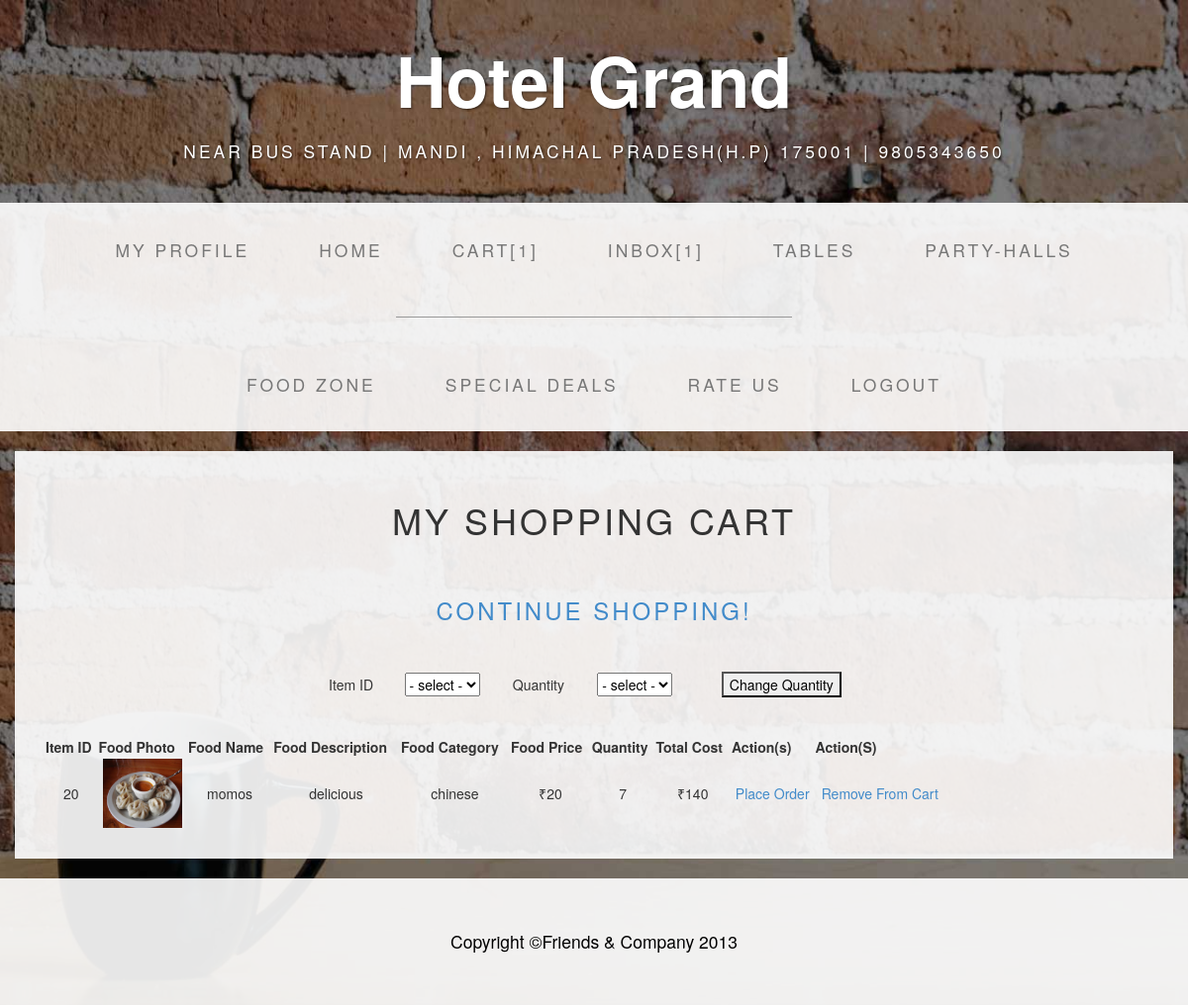
Screenshot of /canteen/cart.php (signed in) with the database file from the repository.
### tables this page shows
CREATE TABLE IF NOT EXISTS `food_details` (
  `food_id` int(15) NOT NULL AUTO_INCREMENT,
  `food_name` varchar(45) NOT NULL,
  `food_description` text NOT NULL,
  `food_price` float NOT NULL,
  `food_photo` varchar(45) NOT NULL,
  `food_category` int(15) NOT NULL,
  PRIMARY KEY (`food_id`)
);

CREATE TABLE IF NOT EXISTS `cart_details` (
  `cart_id` int(15) NOT NULL AUTO_INCREMENT,
  `member_id` int(15) NOT NULL,
  `food_id` int(15) NOT NULL,
  `quantity_id` int(15) NOT NULL,
  `total` float NOT NULL,
  `flag` int(1) NOT NULL,
  PRIMARY KEY (`cart_id`)
);

CREATE TABLE IF NOT EXISTS `categories` (
  `category_id` int(15) NOT NULL AUTO_INCREMENT,
  `category_name` varchar(45) NOT NULL,
  PRIMARY KEY (`category_id`)
);

CREATE TABLE IF NOT EXISTS `currencies` (
  `currency_id` int(5) NOT NULL AUTO_INCREMENT,
  `currency_symbol` varchar(15) NOT NULL,
  `flag` int(1) NOT NULL,
  PRIMARY KEY (`currency_id`)
);

CREATE TABLE IF NOT EXISTS `quantities` (
  `quantity_id` int(5) NOT NULL AUTO_INCREMENT,
  `quantity_value` int(5) NOT NULL,
  PRIMARY KEY (`quantity_id`)
);

### canteen/cart.php (the view, shortened to what this page needs)
<?php
$flag_0 = 0;
$member_id = $_SESSION['SESS_MEMBER_ID'];
$result=mysql_query("SELECT food_name,food_description,food_price,food_photo,cart_id,quantity_value,total,flag,category_name FROM food_details,cart_details,categories,quantities WHERE cart_details.member_id='$member_id' AND cart_details.flag='$flag_0' AND cart_details.food_id=food_details.food_id AND food_details.food_category=categories.category_id AND cart_details.quantity_id=quantities.quantity_id")
or die("A problem has occured ... \n" . "Our team is working on it at the moment ... \n" . "Please check back after few hours.");
?>
<?php
    $quantities=mysql_query("SELECT * FROM quantities")
    or die("Something is wrong ... \n" . mysql_error());
?>
<?php
    $flag_1 = 1;
    $currencies=mysql_query("SELECT * FROM currencies WHERE flag='$flag_1'")
    or die("A problem has occured ... \n" . "Our team is working on it at the moment ... \n" . "Please check back after few hours.");
?>
<?php
$memberId=$_SESSION['SESS_MEMBER_ID'];
?>
<?php
    $flag_0 = 0;
    $items=mysql_query("SELECT * FROM cart_details WHERE member_id='$memberId' AND flag='$flag_0'")
    or die("Something is wrong ... \n" . mysql_error());
    $num_items = mysql_num_rows($items);
?>
<?php
    $messages=mysql_query("SELECT * FROM messages")
    or die("Something is wrong ... \n" . mysql_error());
    $num_messages = mysql_num_rows($messages);
?>
<!DOCTYPE html>
<html lang="en">
  <head>
    <link href="css/css1.css" rel="stylesheet">
    <link href="css/css2.css" rel="stylesheet">
  </head>
  <body>
    <div class="brand">Hotel Grand</div>
    <div class="address-bar">near bus stand |  Mandi , Himachal Pradesh(H.P) 175001 | 9805343650</div>
    <nav class="navbar navbar-default" role="navigation">
      <div class="container">
        <div class="collapse navbar-collapse navbar-ex1-collapse">
          <ul class="nav navbar-nav">
             <li><a href="member-profile.php">My Profile</a></li>
             <li><a href="member-index.php">Home</a></li>
            <li><a href="cart.php">Cart[<?php echo $num_items;?>]</a></li>
            <li><a href="inbox.php">Inbox[<?php echo $num_messages;?>]</a></li>
            <li><a href="tables.php">Tables</a></li>
            <li><a href="partyhalls.php">Party-Halls</a></li>
          </ul>
          <hr>
          <ul class="nav navbar-nav">
            <li><a href="login-foodzone.php">Food Zone</a></li>
            <li><a href="login-specialdeals.php">Special Deals</a></li>
            <li><a href="ratings.php">Rate Us</a></li>
            <li><a href="logout.php">Logout</a></li>
          </ul>
        </div>
      </div>
    </nav>
    <div class="container">
      <div class="row">
        <div class="box">
          <div class="col-lg-12 text-center">
            <div id="carousel-example-generic" class="carousel slide">
<div id="center">
<h1>MY SHOPPING CART</h1>
<p>&nbsp;</p>
        <h3><a href="login-foodzone.php">Continue Shopping!</a></h3>
        <p>&nbsp;</p>
            <form name="quantityForm" id="quantityForm" method="post" action="update-quantity.php" onsubmit="return updateQuantity(this)">
                 <table width="560" align="center">
                     <tr>
                        <td>Item ID</td>
                        <td><select name="item" id="item">
                            <option value="select">- select -
                            <?php
                            while ($row=mysql_fetch_array($items)){
                            echo "<option value=$row[cart_id]>$row[cart_id]";
                            }
                            ?>
                            </select>
                        </td>
                        <td>Quantity</td>
                        <td><select name="quantity" id="quantity">
                            <option value="select">- select -
                            <?php
                            while ($row=mysql_fetch_assoc($quantities)){
                            echo "<option value=$row[quantity_id]>$row[quantity_value]";
                            }
                            ?>
                            </select>
                        </td>
                        <td><input type="submit" name="Submit" value="Change Quantity" /></td>
                     </tr>
                 </table>
            </form>
            <p>&nbsp;</p>
            <div>
          <table width="910" height="auto" style="text-align:center;">
            <tr>
                <th>Item ID</th>
                <th>Food Photo</th>
                <th>Food Name</th>
                <th>Food Description</th>
                <th>Food Category</th>
                <th>Food Price</th>
                <th>Quantity</th>
                <th>Total Cost</th>
                <th>Action(s)</th>
                <th>Action(S)</th>
            </tr>
            <?php
                $symbol=mysql_fetch_assoc($currencies);
                while ($row=mysql_fetch_array($result)){
                    echo "<tr>";
                    echo "<td>" . $row['cart_id']."</td>";
                    echo '<td><a href=images/'. $row['food_photo']. ' alt="click to view full image" target="_blank"><img src=images/'. $row['food_photo']. ' width="80" height="70"></a></td>';
                    echo "<td>" . $row['food_name']."</td>";
                    echo "<td>" . $row['food_description']."</td>";
                    echo "<td>" . $row['category_name']."</td>";
                    echo "<td>" . $symbol['currency_symbol']. "" . $row['food_price']."</td>";
                    echo "<td>" . $row['quantity_value']."</td>";
                    echo "<td>" . $symbol['currency_symbol']. "" . $row['total']."</td>";
                echo '<td><a href="order-exec.php?id=' . $row['cart_id'] . '">Place Order</a></td>';
                echo '<td><a href="remove-order.php?id=' . $row['cart_id'] . '">Remove From Cart</a></td>';
                echo "</tr>";
                }
            ?>
          </table>
    </div>
</div>
</div>
</div>
</div>
</div>
</div>
    <footer>
      <div class="container">
        <div class="row">
          <div class="col-lg-12 text-center">
            <p>Copyright &copy;Friends &  Company 2013</p>
          </div>
        </div>
      </div>
    </footer>
  </body>
</html>

### canteen/css/css2.css (style rules this page uses)
body { background: url(../img/bg.jpg) no-repeat center center fixed; -webkit-background-size: cover; -moz-background-size: cover; -o-background-size: cover; background-size: cover; }
h1, h2, h3, h4, h5, h6 { text-transform: uppercase; letter-spacing: 3px; font-weight: 400; }
p { font-size: 1.25em; line-height: 1.6; color: #000; }
hr { border-color: #999999; max-width: 400px; }
.brand, .address-bar { display: none; }
.navbar-nav { text-transform: uppercase; letter-spacing: 3px; font-weight: 400; }
.box { background: #fff; background: rgba(255,255,255,0.9); margin-bottom: 20px; padding: 30px 15px; }
footer { background: #fff; background: rgba(255,255,255,0.9); }
footer p { margin: 0; padding: 50px 0; }
@media screen and (min-width: 768px) { .brand { display: inherit; font-weight: 700; font-size: 5em; line-height: normal; text-align: center; margin: 0; padding: 30px 0 10px; color: #fff; text-shadow: 1px 1px 2px rgba(0, 0, 0, 0.5); } }
@media screen and (min-width: 768px) { .address-bar { display: inherit; text-align: center; margin: 0; padding: 0 0 40px; font-size: 1.25em; text-transform: uppercase; letter-spacing: 3px; font-weight: 400; color: #fff; text-shadow: 1px 1px 2px rgba(0, 0, 0, 0.5); } }
@media screen and (min-width: 768px) { .navbar { border-radius: 0; } }
@media screen and (min-width: 768px) { .navbar { min-height: 0; } }
@media screen and (min-width: 768px) { .navbar-default { background: #fff; background: rgba(255,255,255,0.9); border: none; } }
@media screen and (min-width: 768px) { .nav>li>a { padding: 35px; } }
@media screen and (min-width: 768px) { .navbar-nav>li>a { line-height: normal; } }
@media screen and (min-width: 768px) { .navbar-nav { float: none; margin: 0 auto; display: table; table-layout: fixed; font-size: 1.25em; } }

### rows the page displays
food_details: cart_details.cart_id "20", food_photo (picture), food_name "momos", food_description "delicious", categories.category_name "chinese", food_price "20", quantities.quantity_value "7", cart_details.total "140"
currencies: currency_symbol "₹"

### other values shown
$num_items "1"
$num_messages "1"
